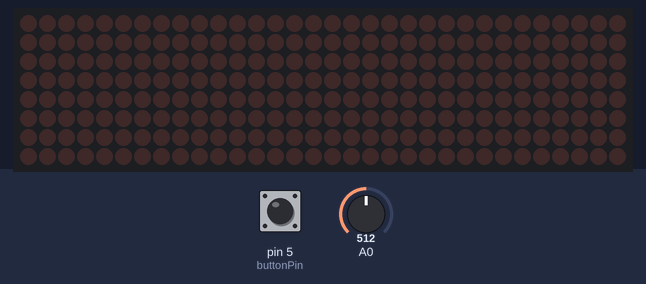
Bench run of a sketch on a simulated Arduino Uno, built with avr-gcc and run on an emulated ATmega328P. Shown: 32×8 LED matrix. The inputs (shaded band) are chosen by the test bench; at power-on: A0 = 512, pin 5 (buttonPin) LOW.

Above: at 1.2 s.
1.3 s: A0 set to 716
At 2.2 s:
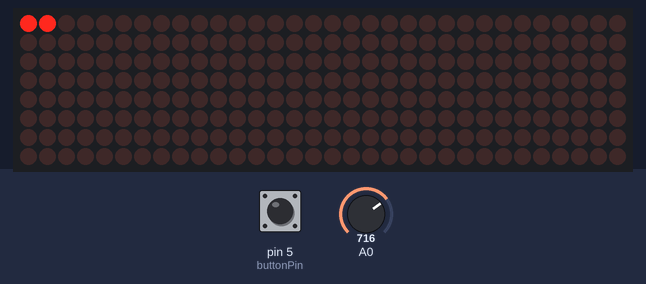
2.9 s: A0 set to 900
At 3.08 s:
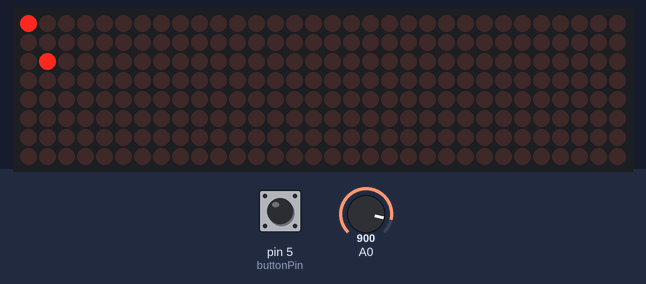
4.8 s: A0 set to 0
At 5.04 s:
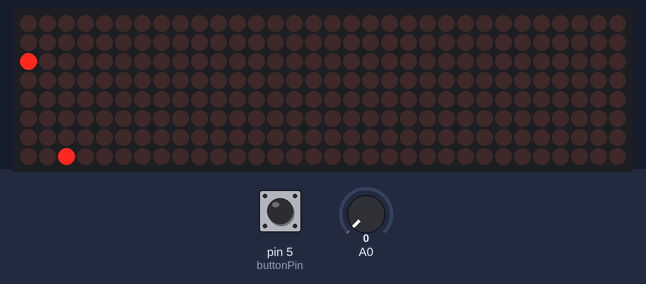
6.8 s: A0 set to 17
At 7.8 s:
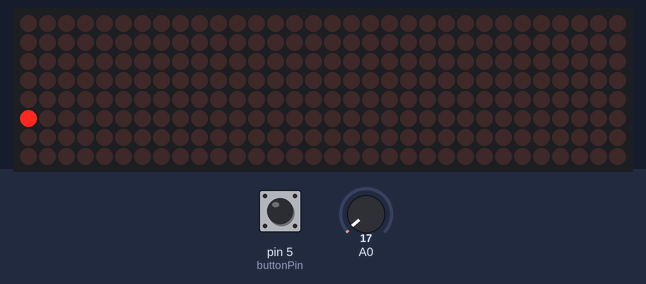
8.4 s: A0 set to 511
10.1 s: A0 set to 1023
At 11.5 s:
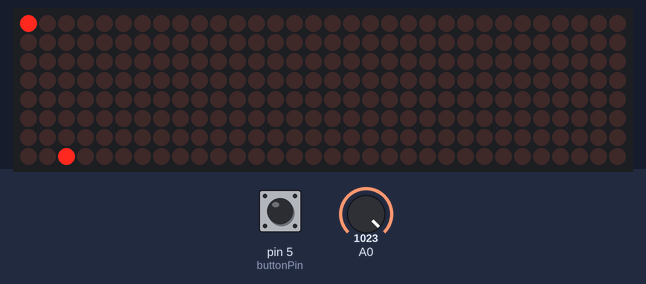
Timing chart, 0 to 12.7 s (numbered marks = the images above; inputs shaded):
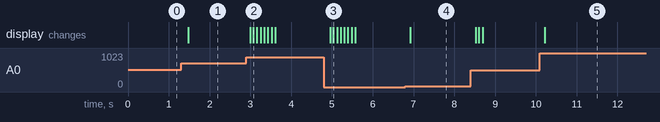

The sketch:

sketch_oct17a.ino
```cpp
#include <arduinoFFT.h>
#include <MD_MAX72xx.h>
#include <SPI.h>

#define SAMPLES 64            // Phải là lũy thừa của 2
#define LOAI_THIET_BI MD_MAX72XX::FC16_HW   // Chọn loại hiển thị để MD_MAX72xx library hiểu đúng cách
#define TONG_SO_THIET_BI 4   // Tổng số module hiển thị
#define CLK_PIN 13  // Chân Clock để giao tiếp với hiển thị
#define DATA_PIN 11  // Chân Data để giao tiếp với hiển thị
#define CS_PIN 10  // Chân điều khiển để giao tiếp với hiển thị
#define XRES 32      // Tổng số cột trên hiển thị, phải nhỏ hơn hoặc bằng SAMPLES/2
#define YRES 8       // Tổng số hàng trên hiển thị

double vReal[SAMPLES];
double vImag[SAMPLES];
char data_avgs[XRES];

int yvalue;
int displaycolumn, displayvalue;
int peaks[XRES];
const int buttonPin = 5;    // Số chân nút nhấn
int state = HIGH;             // Giá trị hiện tại từ chân đầu vào
int previousState = LOW;   // Giá trị trước đây từ chân đầu vào
int displaymode = 1;
unsigned long lastDebounceTime = 0;  // Thời gian cuối cùng chân ra ngoài được chuyển đổi
unsigned long debounceDelay = 50;    // Thời gian chờ ổn định; tăng nếu chân ra ngoài bị nhấp nháy
int value=0;
MD_MAX72XX mx = MD_MAX72XX(LOAI_THIET_BI, CS_PIN, TONG_SO_THIET_BI);   // Đối tượng hiển thị
arduinoFFT FFT = arduinoFFT();                                    // Đối tượng FFT


int MY_ARRAY[] = {0, 128, 64, 32, 16, 8, 4, 2, 1};; // mẫu mặc định = mẫu tiêu chuẩn
int MY_MODE_1[] = {0, 128, 192, 224, 240, 248, 252, 254, 255}; // Mẫu tiêu chuẩn
int MY_MODE_2[] = {0, 128, 64, 32, 16, 8, 4, 2, 1}; // Chỉ mẫu đỉnh
int MY_MODE_3[] = {0, 128, 192, 160, 144, 136, 132, 130, 129}; // Chỉ mẫu đỉnh + điểm dưới cùng
int MY_MODE_4[] = {0, 128, 192, 160, 208, 232, 244, 250, 253}; // Một khoảng trống ở phía trên, từ đèn thứ 3 trở đi
int MY_MODE_5[] = {0, 1, 3, 7, 15, 31, 63, 127, 255}; // Mẫu tiêu chuẩn, đối xứng theo chiều dọc
int MY_MODE_6[] = {0, 1, 2, 4, 8, 16, 32, 64, 128}; // Chỉ mẫu đỉnh ngược
int MY_MODE_7[] = {0, 32, 64, 96, 128, 160, 192, 224, 255}; // Một chế độ sáng dần


void setup() {
    ADCSRA = B11100101;      // Đặt ADC sang chế độ chạy tự do và đặt tiền chia tới 32 (0xe5)
    ADMUX = B01000000; // Sử dụng chân A0 và tham chiếu điện áp nội (VCC)

    //   đọc từ chân A0 có thể không hoạt động đúng cách hoặc gây cố định chương trình.
    pinMode(buttonPin, INPUT);
    mx.begin();
     Serial.begin(9600);         // Khởi tạo hiển thị
    delay(50);            // Chờ để ổn định điện áp tham chiếu
}

void loop() {

    // ++ Lấy mẫu
    for (int i = 0; i < SAMPLES; i++) {
        while (!(ADCSRA & 0x1)); // Chờ ADC hoàn thành chuyển đổi hiện tại, tức là bit ADIF được đặt
        ADCSRA = B11110101; // Xóa bit ADIF để ADC có thể thực hiện thao tác tiếp theo (0xf5)
         value = ADC - 512; // Đọc từ ADC và trừ đi DC offset gây ra giá trị
        vReal[i] = value / 8; // Sao chép vào các khoảng sau khi nén
        vImag[i] = 0;

    }

    // -- Lấy mẫu

    // ++ FFT
    FFT.Windowing(vReal, SAMPLES, FFT_WIN_TYP_HAMMING, FFT_FORWARD);
    FFT.Compute(vReal, vImag, SAMPLES, FFT_FORWARD);
    FFT.ComplexToMagnitude(vReal, vImag, SAMPLES);
    // -- FFT

    // ++ Sắp xếp lại kết quả FFT để phù hợp với số cột trên hiển thị (XRES)
    int buoc = (SAMPLES / 2) / XRES;
    int c = 0;
    for (int i = 0; i < (SAMPLES / 2); i += buoc) {
        data_avgs[c] = 0;
         for (int k = 0; k < buoc; k++) {
             data_avgs[c] = data_avgs[c] + vReal[i + k];
         }
         data_avgs[c] = data_avgs[c] / buoc;
        c++;
    }
    // -- Sắp xếp lại kết quả FFT để phù hợp với số cột trên hiển thị (XRES)

    // ++ Gửi tới hiển thị theo giá trị đo được

     for (int i = 0; i < XRES; i++) {
        data_avgs[i] = constrain(data_avgs[i], 0, 80); // Đặt giá trị tối đa và tối thiểu cho các khoảng
        data_avgs[i] = map(data_avgs[i], 0, 80, 0, YRES); // Ánh xạ lại giá trị trung bình thành YRES
        yvalue = data_avgs[i];

        peaks[i] = peaks[i] - 1; // Giảm đi một đèn
        if (yvalue > peaks[i])
            peaks[i] = yvalue;
        yvalue = peaks[i];
        displayvalue = MY_ARRAY[yvalue];
        displaycolumn = 31 - i;

        mx.setColumn(displaycolumn, displayvalue); // Cho từ trái sang phải

   }
    // -- Gửi tới hiển thị theo giá trị đo được

    displayModeChange(); // Kiểm tra nút đã được nhấn để thay đổi chế độ hiển thị
}

void displayModeChange() {
    int reading = digitalRead(buttonPin);
    if (reading == HIGH && previousState == LOW && millis() - lastDebounceTime > debounceDelay) {
        displaymode++;
        if (displaymode > 7) {
            displaymode = 1; // Quay lại chế độ đầu tiên nếu đã đi qua tất cả các chế độ
        }

        switch (displaymode) {
            case 1:
                for (int i = 0; i <= 8; i++) {
                    MY_ARRAY[i] = MY_MODE_1[i];
                }
                Serial.println("Mode 1");
                break;
            case 2:
                for (int i = 0; i <= 8; i++) {
                    MY_ARRAY[i] = MY_MODE_2[i];
                }
                Serial.println("Mode 2");
                break;
            case 3:
                for (int i = 0; i <= 8; i++) {
                    MY_ARRAY[i] = MY_MODE_3[i];
                }
                Serial.println("Mode 3");
                break;
            case 4:
                for (int i = 0; i <= 8; i++) {
                    MY_ARRAY[i] = MY_MODE_4[i];
                }
                Serial.println("Mode 4");
                break;
            case 5:
                for (int i = 0; i <= 8; i++) {
                    MY_ARRAY[i] = MY_MODE_5[i];
                }
                Serial.println("Mode 5");
                break;
            case 6:
                for (int i = 0; i <= 8; i++) {
                    MY_ARRAY[i] = MY_MODE_6[i];
                }
                Serial.println("Mode 6");
                break;
            case 7:
                for (int i = 0; i <= 8; i++) {
                    MY_ARRAY[i] = MY_MODE_7[i];
                }
                Serial.println("Mode 7");
                break;

        }

        lastDebounceTime = millis();
    }
    previousState = reading;
}
```

Measured:
- after the input at 1.3 s, the display: changes after 0.18 s (image 1)
- after the input at 2.9 s, the display: first changes after 0.09 s (image 2 shows a later state)
- after the input at 4.8 s, the display: first changes after 0.16 s (image 3 shows a later state)
- after the input at 6.8 s, the display: changes after 0.12 s (image 4)
- after the input at 10.1 s, the display: changes after 0.12 s (image 5)
